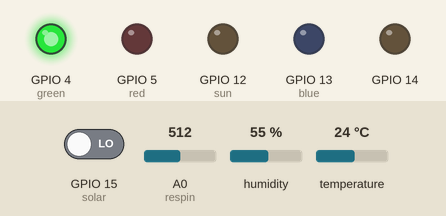
A sketch run on a simulated ESP8266 (NodeMCU). Parts: output pins drawn as LEDs (lit = HIGH). The inputs (shaded band) are chosen by the test bench; at power-on: GPIO 15 (solar) LOW, temperature 24 °C, A0 (respin) = 512, humidity 55 %. WiFi joins after 1.5 s; servers stay silent unless stated.

Above: at 3.0 s.
3.1 s: GPIO 15 (solar) driven HIGH
At 3.9 s:
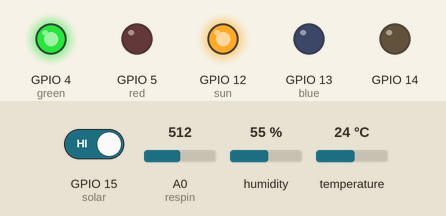
6.7 s: temperature set to 21 °C
10.8 s: temperature set to 18 °C
At 13.6 s:
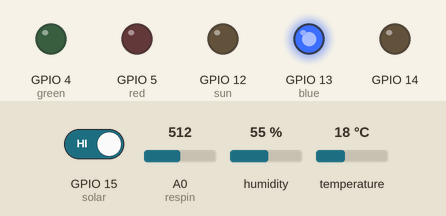
14.7 s: temperature set to 28 °C
At 16.6 s:
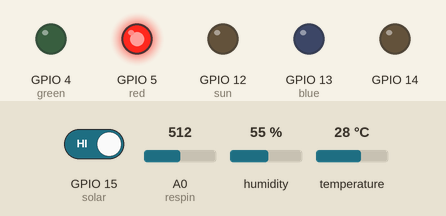
18.2 s: temperature set to 25 °C
21.7 s: temperature set to 12 °C
At 24.9 s:
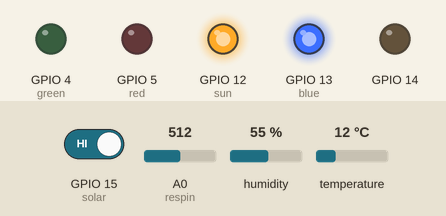
Timing chart, 0 to 26.2 s (numbered marks = the images above; inputs shaded):
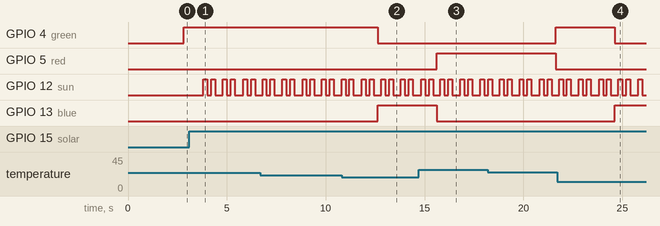

The sketch:

SGP_FINAL_CODE.ino
```cpp
#define BLYNK_PRINT Serial
#include <ESP8266WiFi.h>
#include <BlynkSimpleEsp8266.h>
#include <DHT.h>

//Water Sensor Pins and Variables
int resval = 0;  // holds the value
int respin = A0; // sensor pin used

//Solar Detection Variable
int s_detection = 0;

//Connection with Blynk and Internet
char auth[] = "nHhizFxynCVYS9j1K5h3-dul06S4n0h-";
char ssid[] = "TELUS2624";
char pass[] = "g8zxrw299g";

//Temperature and Humidity sensor Type/Pin
#define DHTPIN 2
#define DHTTYPE DHT11
#define red 5
#define green 4
#define blue 13
#define solar 15
#define sun 12

DHT dht(DHTPIN, DHTTYPE);
BlynkTimer timer;

void setup() {
  Serial.begin(9600);
  pinMode(5, OUTPUT);
  pinMode(4, OUTPUT);
  pinMode(13, OUTPUT);
  pinMode(12, OUTPUT);
  pinMode(14, OUTPUT);

  Blynk.begin(auth, ssid, pass);
  dht.begin();
  timer.setInterval(1000L, sendSensor);
}

void sendSensor()
{
  float h = dht.readHumidity();
  float t = dht.readTemperature();

  if (isnan(h) || isnan(t)) {
    Serial.println("Failed to read from DHT sensor!");
    return;
  }

  //Solar Detection
  s_detection=digitalRead(solar);
  if (s_detection == 1){
    digitalWrite(sun, HIGH);
    delay(200);
    digitalWrite(sun, LOW);
    delay(200);
    digitalWrite(sun, HIGH);
    delay(200);
    digitalWrite(sun, LOW);
    delay(200);

  } else {
    digitalWrite(sun, LOW);
  }

  //Water Level Data
  resval=analogRead(respin);

  //LED INDICATORS FOR DHT11

  //Red LED
  if (float(t) > 26.00){
    digitalWrite(red, HIGH);
    digitalWrite(green, LOW);
    digitalWrite(blue, LOW);
  //Blue LED
  }else if (float(t) < 20.00){
    digitalWrite(red, LOW);
    digitalWrite(green, LOW);
    digitalWrite(blue, HIGH);
  // Green LED
  }else {
    digitalWrite(red, LOW);
    digitalWrite(blue, LOW);
    digitalWrite(green, HIGH);
  }

  //Displaying Code for Blynk App
  Blynk.virtualWrite(V4, resval);
  Blynk.virtualWrite(V5, h);
  Blynk.virtualWrite(V6, t);
}

void loop() {
  Blynk.run();
  timer.run();
}
```

Measured:
- the behaviour switches between 20 and 19 °C on temperature (found by bisection; images 1 and 2)
- after the input at 3.1 s, GPIO 12 (sun): LOW → HIGH after 0.70 s, then repeats every 1.0 s: LOW 0.20 s, HIGH 0.20 s, LOW 0.40 s, HIGH 0.20 s
- after the input at 10.8 s, GPIO 4 (green): HIGH → LOW after 1.8 s; GPIO 13 (blue): LOW → HIGH after 1.8 s
- after the input at 14.7 s, GPIO 5 (red): LOW → HIGH after 0.93 s; GPIO 13 (blue): HIGH → LOW after 0.93 s
- after the input at 18.2 s, GPIO 4 (green): LOW → HIGH after 3.4 s; GPIO 5 (red): HIGH → LOW after 3.4 s
- after the input at 21.7 s, GPIO 4 (green): HIGH → LOW after 2.9 s; GPIO 13 (blue): LOW → HIGH after 2.9 s
